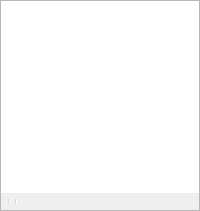
  <widget class="OBSDock" name="sourcesDock">
   <property name="features">
    <set>QDockWidget::DockWidgetClosable|QDockWidget::DockWidgetFloatable|QDockWidget::DockWidgetMovable</set>
   </property>
   <property name="windowTitle">
    <string>Basic.Main.Sources</string>
   </property>
   <attribute name="dockWidgetArea">
    <number>1</number>
   </attribute>
   <widget class="QWidget" name="dockWidgetContents_6">
    <layout class="QVBoxLayout" name="verticalLayout_5">
     <property name="spacing">
      <number>0</number>
     </property>
     <property name="leftMargin">
      <number>0</number>
     </property>
     <property name="topMargin">
      <number>0</number>
     </property>
     <property name="rightMargin">
      <number>0</number>
     </property>
     <property name="bottomMargin">
      <number>0</number>
     </property>
     <item>
      <widget class="QFrame" name="sourcesFrame">
       <property name="sizePolicy">
        <sizepolicy hsizetype="Expanding" vsizetype="Expanding">
         <horstretch>0</horstretch>
         <verstretch>0</verstretch>
        </sizepolicy>
       </property>
       <property name="minimumSize">
        <size>
         <width>160</width>
         <height>0</height>
        </size>
       </property>
       <property name="frameShape">
        <enum>QFrame::StyledPanel</enum>
       </property>
       <property name="frameShadow">
        <enum>QFrame::Sunken</enum>
       </property>
       <layout class="QVBoxLayout" name="verticalLayout_17">
        <property name="spacing">
         <number>0</number>
        </property>
        <property name="leftMargin">
         <number>0</number>
        </property>
        <property name="topMargin">
         <number>0</number>
        </property>
        <property name="rightMargin">
         <number>0</number>
        </property>
        <property name="bottomMargin">
         <number>0</number>
        </property>
        <item>
         <widget class="SourceTree" name="sources">
          <property name="sizePolicy">
           <sizepolicy hsizetype="Preferred" vsizetype="Expanding">
            <horstretch>0</horstretch>
            <verstretch>0</verstretch>
           </sizepolicy>
          </property>
          <property name="contextMenuPolicy">
           <enum>Qt::CustomContextMenu</enum>
          </property>
          <property name="frameShape">
           <enum>QFrame::NoFrame</enum>
          </property>
          <property name="showDropIndicator" stdset="0">
           <bool>true</bool>
          </property>
          <property name="dragEnabled">
           <bool>true</bool>
          </property>
          <property name="dragDropMode">
           <enum>QAbstractItemView::InternalMove</enum>
          </property>
          <property name="defaultDropAction">
           <enum>Qt::TargetMoveAction</enum>
          </property>
          <property name="selectionMode">
           <enum>QAbstractItemView::ExtendedSelection</enum>
          </property>
          <property name="spacing">
           <number>0</number>
          </property>
          <addaction name="actionRemoveSource"/>
         </widget>
        </item>
        <item>
         <widget class="QToolBar" name="sourcesToolbar">
          <property name="iconSize">
           <size>
            <width>16</width>
            <height>16</height>
           </size>
          </property>
          <property name="floatable">
           <bool>false</bool>
          </property>
          <addaction name="actionAddSource"/>
          <addaction name="actionRemoveSource"/>
          <addaction name="separator"/>
          <addaction name="actionSourceProperties"/>
          <addaction name="separator"/>
          <addaction name="actionSourceUp"/>
          <addaction name="actionSourceDown"/>
         </widget>
        </item>
        <item>
         <spacer name="sourcesFixedSizeHSpacer">
          <property name="orientation">
           <enum>Qt::Horizontal</enum>
          </property>
          <property name="sizeType">
           <enum>QSizePolicy::Fixed</enum>
          </property>
          <property name="sizeHint" stdset="0">
           <size>
            <width>150</width>
            <height>0</height>
           </size>
          </property>
         </spacer>
        </item>
       </layout>
      </widget>
     </item>
    </layout>
   </widget>
  </widget>
